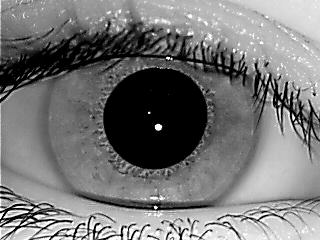
#> input picture dataset/images/002/01_L.bmp, 320 x 240 px, found by its file name
$ python main_manuel.py
#> lines starting #> are read from the running program, lines starting #| are printed output that depends on the picture; after the words box and inside, x2 and y2 are one past the last pixel; in counts of white or black regions, pixels touching at a corner belong together
# import skimage
# from PIL import Image
import numpy as np
import cv2


def contrast_adaptive(img1):
    clahe = cv2.createCLAHE(clipLimit=2.0, tileGridSize=(8, 8))
    return clahe.apply(img1)


def k_means_seg(img):
    Z = img.reshape((-1,3))
    # convert to np.float32
    Z = np.float32(Z)
    # define criteria, number of clusters(K) and apply kmeans()
    criteria = (cv2.TERM_CRITERIA_EPS + cv2.TERM_CRITERIA_MAX_ITER, 10, 1.0)
    K = 3
    ret,label,center=cv2.kmeans(Z,K,None,criteria,10,cv2.KMEANS_RANDOM_CENTERS)
    # Now convert back into uint8, and make original image
    center = np.uint8(center)
    res = center[label.flatten()]
    res2 = res.reshape((img.shape))
    return res2


# def nothing(x):
#     pass
kern_radius = 5
kernel = np.ones((kern_radius, kern_radius), np.uint8)

path_read = '/media/manuel/HD_MOJEDA/DISCO_DURO/Mixto/Subjects/Image_Analysis/Project/dataset/images/001/'
path_write = '/media/manuel/HD_MOJEDA/DISCO_DURO/Mixto/Subjects/Image_Analysis/Project/Code/Images/'

img_original = cv2.imread(path_read + '01_L.bmp')
#> img_original is the input picture: shape (240, 320, 3); min 0, max 255, mean 118.2
# gray_img = cv2.cvtColor(img_original, cv2.COLOR_BGR2GRAY)
closing = cv2.morphologyEx(img_original, cv2.MORPH_CLOSE, kernel, iterations=2)
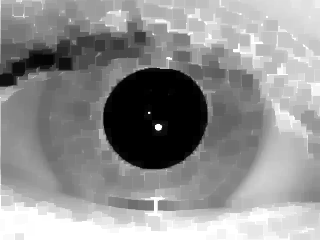
#> closing: shape (240, 320, 3); min 0, max 255, mean 144.6
# cv2.imshow('closing', closing)
#
opening = cv2.morphologyEx(closing, cv2.MORPH_OPEN, kernel, iterations=2)
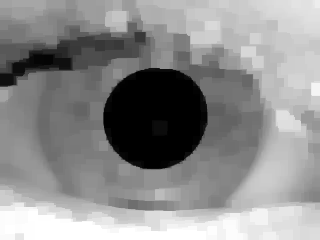
#> opening: shape (240, 320, 3); min 0, max 255, mean 141.6
# cv2.imshow('opening', opening)

gray_img = cv2.cvtColor(img_original, cv2.COLOR_BGR2GRAY)
img = cv2.medianBlur(gray_img, 5)
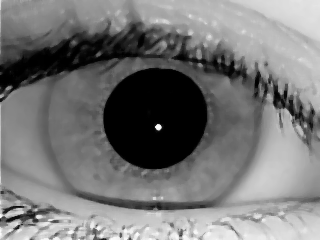
#> img: shape (240, 320); min 0, max 252, mean 118.6
pupil = cv2.HoughCircles(img, cv2.HOUGH_GRADIENT, 1, 100, param1=100, param2=50, minRadius=20, maxRadius=120)
#> pupil = [[160.5, 122.5, 99.6]]
print(pupil)
#| [[[160.5 122.5  99.6]]]
pupil = np.uint16(np.around(pupil))
#> pupil = [[160, 122, 100]]

# Mean shift filtering
mean_shift = cv2.pyrMeanShiftFiltering(img_original, 25, 30)
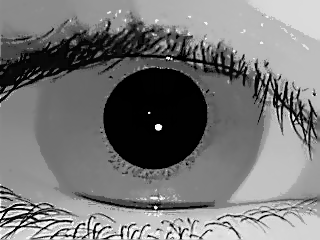
#> mean_shift: shape (240, 320, 3); min 0, max 252, mean 119

# mean_shift = cv2.pyrMeanShiftFiltering(opening, 25, 30)
# res = k_means_seg(mean_shift)

cv2.imshow('k-means', mean_shift)
gray_mean = cv2.cvtColor(mean_shift, cv2.COLOR_BGR2GRAY)

iris = cv2.HoughCircles(gray_mean, cv2.HOUGH_GRADIENT, 1, 400, param1=100, param2=50)
#> iris = [[124.5, 90.5, 149.1]]
print(iris)
#| [[[124.5  90.5 149.1]]]
iris = np.uint16(np.around(iris))
#> iris = [[124, 90, 149]]
# [7 lines of commented-out code are left out]

for i in iris[0, :]:
    # draw the outer circle
    cv2.circle(img_original, (i[0], i[1]), i[2], (0, 255, 0), 2)
    # draw the center of the circle
    cv2.circle(img_original, (i[0], i[1]), 2, (0, 0, 255), 3)
#> this loop made 1 pass
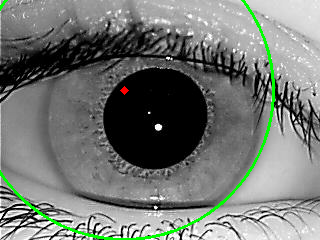
#> img_original: shape (240, 320, 3); 1.85% of pixels changed, all inside (x1, y1, x2, y2) = (0, 0, 275, 240)

for i in pupil[0, :]:
    # draw the outer circle
    cv2.circle(img_original, (i[0], i[1]), i[2], (0, 255, 0), 2)
    # draw the center of the circle
    cv2.circle(img_original, (i[0], i[1]), 2, (0, 0, 255), 3)
#> this loop made 1 pass
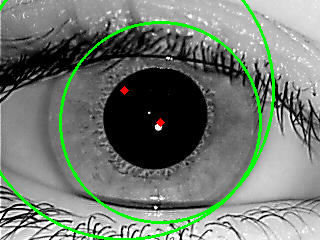
#> img_original: shape (240, 320, 3); 2.27% of pixels changed, all inside (x1, y1, x2, y2) = (59, 21, 262, 224)

cv2.imshow('detected circles', img_original)
# [28 lines of commented-out code are left out]

cv2.waitKey(0)

$ run again, with dataset/images/002/10_L.bmp copied over dataset/images/002/01_L.bmp
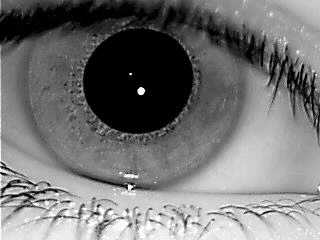
#> input picture dataset/images/002/10_L.bmp, 320 x 240 px, found by its file name
#> img_original is the input picture: shape (240, 320, 3); min 0, max 255, mean 115.8
#> `pupil = cv2.HoughCircles(img, cv2.HOUGH_GRADIENT, 1, 100, param1=100, ..`: pupil = [[136.5, 78.5, 55]]
#| [[[136.5  78.5  55. ]]]
#> `pupil = np.uint16(np.around(pupil))`: pupil = [[136, 78, 55]]
#> `iris = cv2.HoughCircles(gray_mean, cv2.HOUGH_GRADIENT, 1, 400, param1=..`: iris = [[137.5, 82.5, 54.9]]
#| [[[137.5  82.5  54.9]]]
#> `iris = np.uint16(np.around(iris))`: iris = [[138, 82, 55]]
#> the loop `for i in iris[0, :]:` made 1 pass
#> after the loop `for i in iris[0, :]:`:
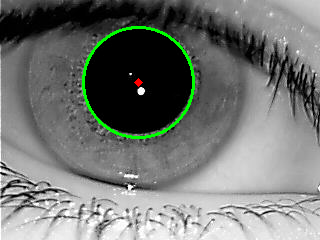
#> img_original: shape (240, 320, 3); 1.4% of pixels changed, all inside (x1, y1, x2, y2) = (82, 26, 195, 139)
#> the loop `for i in pupil[0, :]:` made 1 pass
#> after the loop `for i in pupil[0, :]:`:
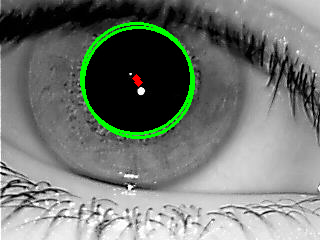
#> img_original: shape (240, 320, 3); 1.09% of pixels changed, all inside (x1, y1, x2, y2) = (80, 22, 192, 135)
